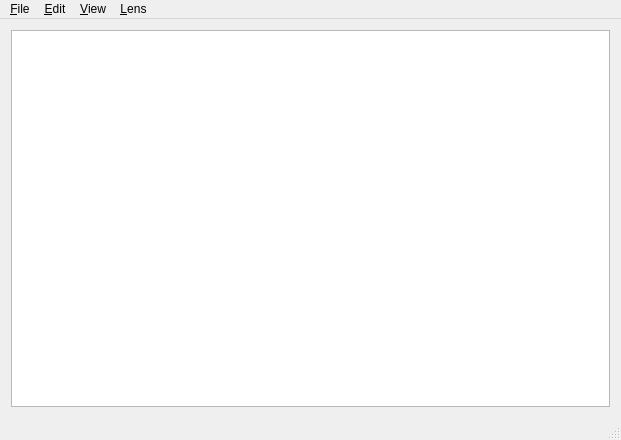
<?xml version="1.0" encoding="UTF-8"?>
<ui version="4.0">
 <class>MainWindow</class>
 <widget class="QMainWindow" name="MainWindow">
  <property name="geometry">
   <rect>
    <x>0</x>
    <y>0</y>
    <width>621</width>
    <height>440</height>
   </rect>
  </property>
  <property name="windowTitle">
   <string>MainWindow</string>
  </property>
  <widget class="QWidget" name="centralWidget">
   <layout class="QVBoxLayout" name="verticalLayout">
    <item>
     <widget class="GraphView" name="mainGraphicsView"/>
    </item>
   </layout>
  </widget>
  <widget class="QMenuBar" name="menuBar">
   <property name="geometry">
    <rect>
     <x>0</x>
     <y>0</y>
     <width>621</width>
     <height>23</height>
    </rect>
   </property>
   <widget class="QMenu" name="menuFile">
    <property name="title">
     <string>&amp;File</string>
    </property>
    <addaction name="actionNew"/>
    <addaction name="action_File"/>
    <addaction name="action_URL"/>
    <addaction name="action_Save"/>
    <addaction name="actionS_ave_as"/>
    <addaction name="separator"/>
    <addaction name="actionExit"/>
   </widget>
   <widget class="QMenu" name="menuLens">
    <property name="title">
     <string>&amp;Lens</string>
    </property>
    <addaction name="actionReload"/>
    <addaction name="separator"/>
   </widget>
   <widget class="QMenu" name="menu_View">
    <property name="title">
     <string>&amp;View</string>
    </property>
    <addaction name="actionUnused_Nodes"/>
    <addaction name="separator"/>
    <addaction name="actionGraph_Layout"/>
    <addaction name="actionPrefixes"/>
   </widget>
   <widget class="QMenu" name="menu_Edit">
    <property name="title">
     <string>&amp;Edit</string>
    </property>
    <addaction name="action_Find"/>
   </widget>
   <addaction name="menuFile"/>
   <addaction name="menu_Edit"/>
   <addaction name="menu_View"/>
   <addaction name="menuLens"/>
  </widget>
  <widget class="QStatusBar" name="statusBar"/>
  <action name="actionExit">
   <property name="icon">
    <iconset theme="window-close">
     <normaloff/>
    </iconset>
   </property>
   <property name="text">
    <string>E&amp;xit</string>
   </property>
   <property name="shortcut">
    <string>Ctrl+Q</string>
   </property>
  </action>
  <action name="action_File">
   <property name="icon">
    <iconset theme="document-open">
     <normaloff/>
    </iconset>
   </property>
   <property name="text">
    <string>&amp;Open File</string>
   </property>
   <property name="shortcut">
    <string>Ctrl+O</string>
   </property>
  </action>
  <action name="action_URL">
   <property name="icon">
    <iconset theme="applications-internet">
     <normaloff/>
    </iconset>
   </property>
   <property name="text">
    <string>Open &amp;URL</string>
   </property>
   <property name="shortcut">
    <string>Ctrl+U</string>
   </property>
  </action>
  <action name="action_Save">
   <property name="icon">
    <iconset theme="document-save">
     <normaloff/>
    </iconset>
   </property>
   <property name="text">
    <string>&amp;Save</string>
   </property>
   <property name="shortcut">
    <string>Ctrl+S</string>
   </property>
  </action>
  <action name="actionNew">
   <property name="icon">
    <iconset theme="document-new">
     <normaloff/>
    </iconset>
   </property>
   <property name="text">
    <string>New</string>
   </property>
  </action>
  <action name="actionS_ave_as">
   <property name="icon">
    <iconset theme="document-save-as">
     <normaloff/>
    </iconset>
   </property>
   <property name="text">
    <string>S&amp;ave as...</string>
   </property>
  </action>
  <action name="actionReload">
   <property name="icon">
    <iconset theme="view-refresh">
     <normaloff/>
    </iconset>
   </property>
   <property name="text">
    <string>&amp;Reload</string>
   </property>
  </action>
  <action name="actionUnused_Nodes">
   <property name="checkable">
    <bool>true</bool>
   </property>
   <property name="checked">
    <bool>true</bool>
   </property>
   <property name="text">
    <string>&amp;Unused Nodes</string>
   </property>
  </action>
  <action name="action_Find">
   <property name="icon">
    <iconset theme="edit-find">
     <normaloff/>
    </iconset>
   </property>
   <property name="text">
    <string>&amp;Find</string>
   </property>
   <property name="shortcut">
    <string>Ctrl+F</string>
   </property>
  </action>
  <action name="actionGraph_Layout">
   <property name="icon">
    <iconset theme="preferences-desktop-theme">
     <normaloff/>
    </iconset>
   </property>
   <property name="text">
    <string>&amp;Graph Layout</string>
   </property>
  </action>
  <action name="actionPrefixes">
   <property name="icon">
    <iconset theme="format-justify-left"/>
   </property>
   <property name="text">
    <string>&amp;Prefixes</string>
   </property>
  </action>
 </widget>
 <layoutdefault spacing="6" margin="11"/>
 <customwidgets>
  <customwidget>
   <class>GraphView</class>
   <extends>QGraphicsView</extends>
   <header>graphview.h</header>
  </customwidget>
 </customwidgets>
 <resources/>
 <connections>
  <connection>
   <sender>actionExit</sender>
   <signal>triggered()</signal>
   <receiver>MainWindow</receiver>
   <slot>close()</slot>
   <hints>
    <hint type="sourcelabel">
     <x>-1</x>
     <y>-1</y>
    </hint>
    <hint type="destinationlabel">
     <x>310</x>
     <y>219</y>
    </hint>
   </hints>
  </connection>
 </connections>
</ui>
